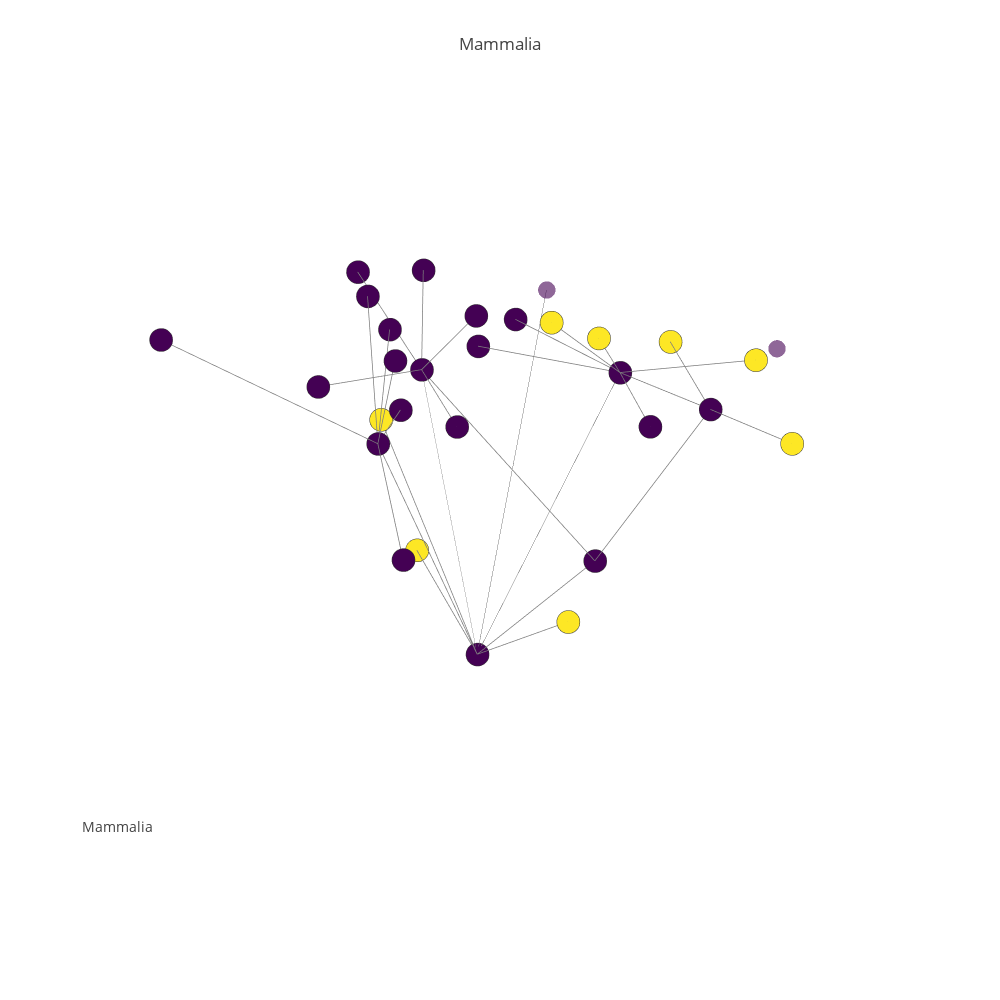

The notebook cell saved with this chart:
### Code cell
#pgp.plot_data
pgp.render_plot()
#pgp.render_plot(publish=True)
